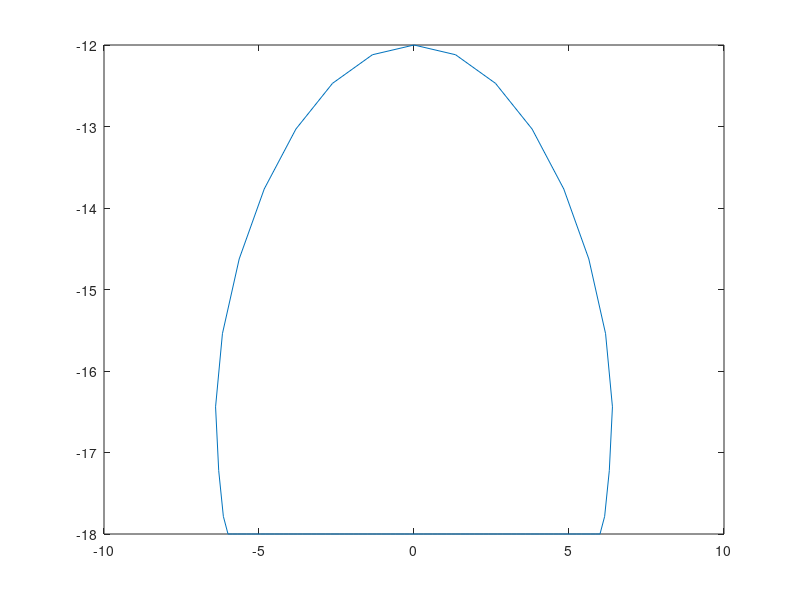

MATLAB code to generate this figure:
format long
dc = 0.8;
dt = 0.025;
stroke = 12;
r1 = 10;
r2 = 20;
L = 5;

xc1 = L/2;
yc1 = 0;
xc2 = -L/2;
yc2 = 0;
T = 1;
w = 2*pi/T;

a3 = (-4*(stroke/2+stroke/dc*dt)-2*stroke/dc*(T-dc-2*dt))/(T-dc-2*dt)^3;
a2 = -3/2*a3*(T-dc-2*dt);
a1 = -stroke/dc;
a0 = -(stroke/2+stroke/dc*dt);
i=1;
ht = 6;
n = 1/0.01 + 1;
Time = zeros(n, 1);
x = zeros(n, 1);
y = zeros(n, 1);
Q1 = zeros(n, 1);
Q2 = zeros(n, 1);
o1 = zeros(n, 1);
o2 = zeros(n, 1);
a = zeros(n, 1);
b = zeros(n, 1);
for time = 0:0.01:1
Time(i)=time;
t = mod(time,1);
if t<=(dc+dt)
x(i)= stroke/2 + stroke/dc*(-t);%stroke with velocity extension for 'dt'seconds
elseif t<=(T-dt)
x(i) = a0 + a1*(t-(dc+dt)) + a2*(t-(dc+dt))^2 + a3*(t-(dc+dt))^3;%stride path
else
x(i)= stroke/2 + stroke/dc*(T-t);%velocity extension for 'dt'seconds before stride
end
%t = mod(t,1);
if t<=dc
y(i)= -18;%stance
else
y(i) = -18 + 0 + 16*ht/(T-dc)^2*(t-dc)^2 - 32*ht/(T-dc)^3*(t-dc)^3 + 16*ht/(T-dc)^4*(t-dc)^4;%stride
end

a(i) = sqrt((x(i) - xc1)^2 + (y(i) - yc1)^2);
b(i) = sqrt((x(i) - xc2)^2 + (y(i) - yc2)^2);
o1(i) = acos((-r2^2 + r1^2 + b(i)^2 )/(2*r1*b(i)));
o2(i) = acos((-r2^2 + r1^2 + a(i)^2 )/(2*r1*a(i)));
g1 = acos (-(a(i)^2 - L^2 - b(i)^2 )/(2*L*b(i)));
g2 = acos (-(b(i)^2 - L^2 - a(i)^2 )/(2*L*a(i)));
Q2(i) = - (g1+o1(i))*180/pi;
Q1(i) = - (pi-(g2+o2(i)))*180/pi;
xa = xc1 + r1 * cos(Q1(i));
ya = yc1 + r1 * sin(Q1(i));
xb = xc2 + r1 * cos(Q2(i));
yb = yc2 + r1 * sin(Q2(i));
i=i+1;
end
plot(x, y);
